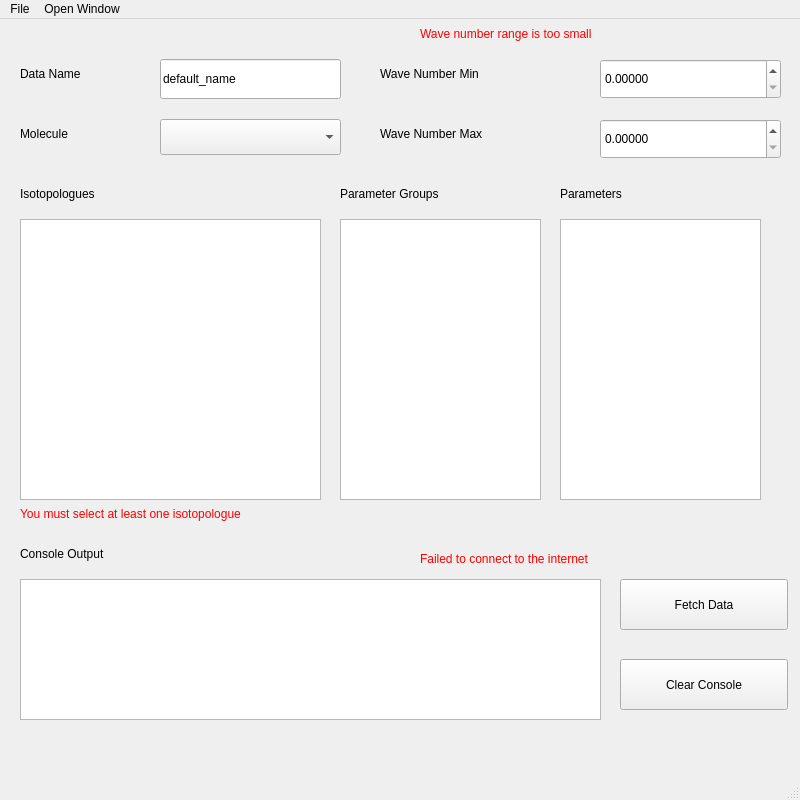
<?xml version="1.0" encoding="UTF-8"?>
<ui version="4.0">
 <class>MainWindow</class>
 <widget class="QMainWindow" name="MainWindow">
  <property name="geometry">
   <rect>
    <x>0</x>
    <y>0</y>
    <width>800</width>
    <height>800</height>
   </rect>
  </property>
  <property name="sizePolicy">
   <sizepolicy hsizetype="Fixed" vsizetype="Fixed">
    <horstretch>0</horstretch>
    <verstretch>0</verstretch>
   </sizepolicy>
  </property>
  <property name="minimumSize">
   <size>
    <width>800</width>
    <height>800</height>
   </size>
  </property>
  <property name="maximumSize">
   <size>
    <width>800</width>
    <height>800</height>
   </size>
  </property>
  <property name="windowTitle">
   <string>hapiest</string>
  </property>
  <property name="toolTip">
   <string/>
  </property>
  <widget class="QWidget" name="centralwidget">
   <widget class="QListWidget" name="iso_list">
    <property name="geometry">
     <rect>
      <x>20</x>
      <y>200</y>
      <width>301</width>
      <height>281</height>
     </rect>
    </property>
   </widget>
   <widget class="QLineEdit" name="data_name">
    <property name="geometry">
     <rect>
      <x>160</x>
      <y>40</y>
      <width>181</width>
      <height>40</height>
     </rect>
    </property>
    <property name="text">
     <string>default_name</string>
    </property>
   </widget>
   <widget class="QLabel" name="label">
    <property name="geometry">
     <rect>
      <x>20</x>
      <y>40</y>
      <width>141</width>
      <height>30</height>
     </rect>
    </property>
    <property name="text">
     <string>Data Name</string>
    </property>
   </widget>
   <widget class="QLabel" name="label_2">
    <property name="geometry">
     <rect>
      <x>20</x>
      <y>160</y>
      <width>181</width>
      <height>30</height>
     </rect>
    </property>
    <property name="text">
     <string>Isotopologues</string>
    </property>
   </widget>
   <widget class="QLabel" name="label_3">
    <property name="geometry">
     <rect>
      <x>380</x>
      <y>40</y>
      <width>221</width>
      <height>30</height>
     </rect>
    </property>
    <property name="text">
     <string>Wave Number Min</string>
    </property>
   </widget>
   <widget class="QLabel" name="label_4">
    <property name="geometry">
     <rect>
      <x>380</x>
      <y>100</y>
      <width>221</width>
      <height>30</height>
     </rect>
    </property>
    <property name="text">
     <string>Wave Number Max</string>
    </property>
   </widget>
   <widget class="QPushButton" name="fetch_button">
    <property name="geometry">
     <rect>
      <x>620</x>
      <y>560</y>
      <width>168</width>
      <height>51</height>
     </rect>
    </property>
    <property name="text">
     <string>Fetch Data</string>
    </property>
   </widget>
   <widget class="QLabel" name="label_5">
    <property name="geometry">
     <rect>
      <x>20</x>
      <y>100</y>
      <width>101</width>
      <height>30</height>
     </rect>
    </property>
    <property name="text">
     <string>Molecule</string>
    </property>
   </widget>
   <widget class="QComboBox" name="molecule_id">
    <property name="geometry">
     <rect>
      <x>160</x>
      <y>100</y>
      <width>181</width>
      <height>36</height>
     </rect>
    </property>
   </widget>
   <widget class="QListWidget" name="param_group_list">
    <property name="geometry">
     <rect>
      <x>340</x>
      <y>200</y>
      <width>201</width>
      <height>281</height>
     </rect>
    </property>
   </widget>
   <widget class="QListWidget" name="param_list">
    <property name="geometry">
     <rect>
      <x>560</x>
      <y>200</y>
      <width>201</width>
      <height>281</height>
     </rect>
    </property>
   </widget>
   <widget class="QLabel" name="label_6">
    <property name="geometry">
     <rect>
      <x>340</x>
      <y>160</y>
      <width>221</width>
      <height>30</height>
     </rect>
    </property>
    <property name="text">
     <string>Parameter Groups</string>
    </property>
   </widget>
   <widget class="QLabel" name="label_7">
    <property name="geometry">
     <rect>
      <x>560</x>
      <y>160</y>
      <width>121</width>
      <height>30</height>
     </rect>
    </property>
    <property name="text">
     <string>Parameters</string>
    </property>
   </widget>
   <widget class="QTextEdit" name="console_output">
    <property name="geometry">
     <rect>
      <x>20</x>
      <y>560</y>
      <width>581</width>
      <height>141</height>
     </rect>
    </property>
    <property name="font">
     <font>
      <family>Segoe UI</family>
      <pointsize>8</pointsize>
     </font>
    </property>
    <property name="readOnly">
     <bool>true</bool>
    </property>
    <property name="acceptRichText">
     <bool>false</bool>
    </property>
   </widget>
   <widget class="QLabel" name="label_8">
    <property name="geometry">
     <rect>
      <x>20</x>
      <y>520</y>
      <width>181</width>
      <height>30</height>
     </rect>
    </property>
    <property name="text">
     <string>Console Output</string>
    </property>
   </widget>
   <widget class="QPushButton" name="clear_console">
    <property name="geometry">
     <rect>
      <x>620</x>
      <y>640</y>
      <width>168</width>
      <height>51</height>
     </rect>
    </property>
    <property name="text">
     <string>Clear Console</string>
    </property>
   </widget>
   <widget class="QDoubleSpinBox" name="wn_min">
    <property name="geometry">
     <rect>
      <x>600</x>
      <y>40</y>
      <width>181</width>
      <height>40</height>
     </rect>
    </property>
    <property name="decimals">
     <number>5</number>
    </property>
    <property name="maximum">
     <double>100000.000000000000000</double>
    </property>
    <property name="value">
     <double>0.000000000000000</double>
    </property>
   </widget>
   <widget class="QDoubleSpinBox" name="wn_max">
    <property name="geometry">
     <rect>
      <x>600</x>
      <y>100</y>
      <width>181</width>
      <height>40</height>
     </rect>
    </property>
    <property name="decimals">
     <number>5</number>
    </property>
    <property name="maximum">
     <double>100000.000000000000000</double>
    </property>
    <property name="value">
     <double>0.000000000000000</double>
    </property>
   </widget>
   <widget class="QLabel" name="err_small_range">
    <property name="geometry">
     <rect>
      <x>420</x>
      <y>0</y>
      <width>361</width>
      <height>30</height>
     </rect>
    </property>
    <property name="palette">
     <palette>
      <active>
       <colorrole role="WindowText">
        <brush brushstyle="SolidPattern">
         <color alpha="255">
          <red>255</red>
          <green>0</green>
          <blue>0</blue>
         </color>
        </brush>
       </colorrole>
      </active>
      <inactive>
       <colorrole role="WindowText">
        <brush brushstyle="SolidPattern">
         <color alpha="255">
          <red>255</red>
          <green>0</green>
          <blue>0</blue>
         </color>
        </brush>
       </colorrole>
      </inactive>
      <disabled>
       <colorrole role="WindowText">
        <brush brushstyle="SolidPattern">
         <color alpha="255">
          <red>120</red>
          <green>120</green>
          <blue>120</blue>
         </color>
        </brush>
       </colorrole>
      </disabled>
     </palette>
    </property>
    <property name="text">
     <string>Wave number range is too small</string>
    </property>
   </widget>
   <widget class="QLabel" name="err_bad_connection">
    <property name="geometry">
     <rect>
      <x>420</x>
      <y>520</y>
      <width>361</width>
      <height>40</height>
     </rect>
    </property>
    <property name="palette">
     <palette>
      <active>
       <colorrole role="WindowText">
        <brush brushstyle="SolidPattern">
         <color alpha="255">
          <red>255</red>
          <green>0</green>
          <blue>0</blue>
         </color>
        </brush>
       </colorrole>
      </active>
      <inactive>
       <colorrole role="WindowText">
        <brush brushstyle="SolidPattern">
         <color alpha="255">
          <red>255</red>
          <green>0</green>
          <blue>0</blue>
         </color>
        </brush>
       </colorrole>
      </inactive>
      <disabled>
       <colorrole role="WindowText">
        <brush brushstyle="SolidPattern">
         <color alpha="255">
          <red>120</red>
          <green>120</green>
          <blue>120</blue>
         </color>
        </brush>
       </colorrole>
      </disabled>
     </palette>
    </property>
    <property name="text">
     <string>Failed to connect to the internet</string>
    </property>
   </widget>
   <widget class="QLabel" name="err_bad_iso_list">
    <property name="geometry">
     <rect>
      <x>20</x>
      <y>480</y>
      <width>481</width>
      <height>30</height>
     </rect>
    </property>
    <property name="palette">
     <palette>
      <active>
       <colorrole role="WindowText">
        <brush brushstyle="SolidPattern">
         <color alpha="255">
          <red>255</red>
          <green>0</green>
          <blue>0</blue>
         </color>
        </brush>
       </colorrole>
       <colorrole role="Text">
        <brush brushstyle="SolidPattern">
         <color alpha="255">
          <red>255</red>
          <green>0</green>
          <blue>4</blue>
         </color>
        </brush>
       </colorrole>
      </active>
      <inactive>
       <colorrole role="WindowText">
        <brush brushstyle="SolidPattern">
         <color alpha="255">
          <red>255</red>
          <green>0</green>
          <blue>0</blue>
         </color>
        </brush>
       </colorrole>
       <colorrole role="Text">
        <brush brushstyle="SolidPattern">
         <color alpha="255">
          <red>255</red>
          <green>0</green>
          <blue>4</blue>
         </color>
        </brush>
       </colorrole>
      </inactive>
      <disabled>
       <colorrole role="WindowText">
        <brush brushstyle="SolidPattern">
         <color alpha="255">
          <red>120</red>
          <green>120</green>
          <blue>120</blue>
         </color>
        </brush>
       </colorrole>
       <colorrole role="Text">
        <brush brushstyle="SolidPattern">
         <color alpha="255">
          <red>120</red>
          <green>120</green>
          <blue>120</blue>
         </color>
        </brush>
       </colorrole>
      </disabled>
     </palette>
    </property>
    <property name="font">
     <font>
      <stylestrategy>PreferAntialias</stylestrategy>
     </font>
    </property>
    <property name="text">
     <string>You must select at least one isotopologue</string>
    </property>
   </widget>
  </widget>
  <widget class="QMenuBar" name="menubar">
   <property name="geometry">
    <rect>
     <x>0</x>
     <y>0</y>
     <width>800</width>
     <height>43</height>
    </rect>
   </property>
   <widget class="QMenu" name="menuFile">
    <property name="title">
     <string>File</string>
    </property>
   </widget>
   <widget class="QMenu" name="menuOpen_Window">
    <property name="title">
     <string>Open Window</string>
    </property>
    <addaction name="actionGraphing_Window"/>
   </widget>
   <addaction name="menuFile"/>
   <addaction name="menuOpen_Window"/>
  </widget>
  <widget class="QStatusBar" name="statusbar"/>
  <action name="actionGraphing_Window">
   <property name="text">
    <string>Graphing Window</string>
   </property>
  </action>
 </widget>
 <resources/>
 <connections/>
</ui>
